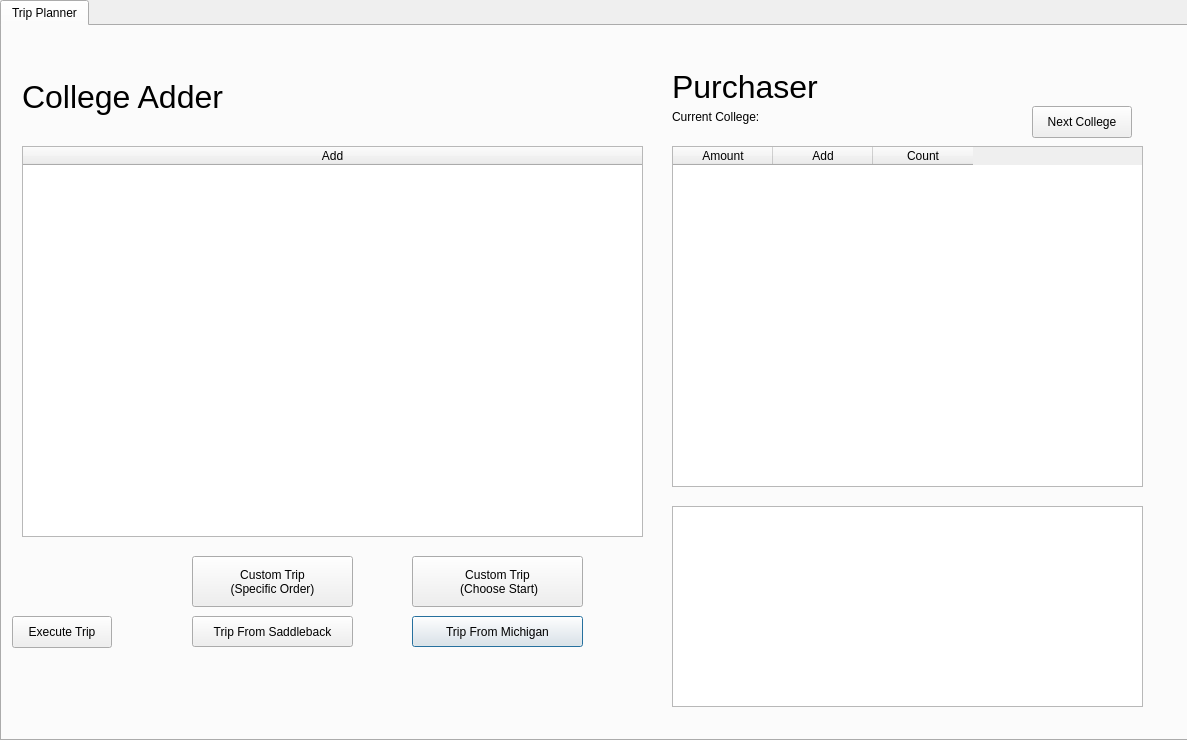
<?xml version="1.0" encoding="UTF-8"?>
<ui version="4.0">
 <class>Trip</class>
 <widget class="QDialog" name="Trip">
  <property name="geometry">
   <rect>
    <x>0</x>
    <y>0</y>
    <width>1187</width>
    <height>740</height>
   </rect>
  </property>
  <property name="windowTitle">
   <string>Dialog</string>
  </property>
  <widget class="QTabWidget" name="tabWidget">
   <property name="geometry">
    <rect>
     <x>0</x>
     <y>0</y>
     <width>1201</width>
     <height>741</height>
    </rect>
   </property>
   <property name="maximumSize">
    <size>
     <width>16777215</width>
     <height>16777215</height>
    </size>
   </property>
   <property name="toolTip">
    <string>&lt;html&gt;&lt;head/&gt;&lt;body&gt;&lt;p&gt;Michigan Start&lt;/p&gt;&lt;/body&gt;&lt;/html&gt;</string>
   </property>
   <property name="currentIndex">
    <number>0</number>
   </property>
   <widget class="QWidget" name="michiganStart">
    <property name="whatsThis">
     <string>Michigan First</string>
    </property>
    <attribute name="title">
     <string>Trip Planner</string>
    </attribute>
    <widget class="QTableWidget" name="buyingTable">
     <property name="geometry">
      <rect>
       <x>670</x>
       <y>120</y>
       <width>471</width>
       <height>341</height>
      </rect>
     </property>
     <column>
      <property name="text">
       <string>Amount</string>
      </property>
     </column>
     <column>
      <property name="text">
       <string>Add</string>
      </property>
     </column>
     <column>
      <property name="text">
       <string>Count</string>
      </property>
     </column>
    </widget>
    <widget class="QLabel" name="purchaserCollegeLabel">
     <property name="geometry">
      <rect>
       <x>670</x>
       <y>70</y>
       <width>351</width>
       <height>41</height>
      </rect>
     </property>
     <property name="text">
      <string>Current College:</string>
     </property>
    </widget>
    <widget class="QPushButton" name="michiganTrip">
     <property name="geometry">
      <rect>
       <x>410</x>
       <y>590</y>
       <width>171</width>
       <height>31</height>
      </rect>
     </property>
     <property name="text">
      <string>Trip From Michigan</string>
     </property>
    </widget>
    <widget class="QPushButton" name="chooseStartTrip">
     <property name="geometry">
      <rect>
       <x>410</x>
       <y>530</y>
       <width>171</width>
       <height>51</height>
      </rect>
     </property>
     <property name="text">
      <string>Custom Trip
 (Choose Start)</string>
     </property>
    </widget>
    <widget class="QPushButton" name="specificOrderTrip">
     <property name="geometry">
      <rect>
       <x>190</x>
       <y>530</y>
       <width>161</width>
       <height>51</height>
      </rect>
     </property>
     <property name="text">
      <string>Custom Trip 
(Specific Order)</string>
     </property>
    </widget>
    <widget class="QPushButton" name="executeTrip">
     <property name="geometry">
      <rect>
       <x>10</x>
       <y>590</y>
       <width>100</width>
       <height>32</height>
      </rect>
     </property>
     <property name="text">
      <string>Execute Trip</string>
     </property>
    </widget>
    <widget class="QListWidget" name="collegesList">
     <property name="geometry">
      <rect>
       <x>670</x>
       <y>480</y>
       <width>471</width>
       <height>201</height>
      </rect>
     </property>
    </widget>
    <widget class="QPushButton" name="fromSaddlebackTrip">
     <property name="geometry">
      <rect>
       <x>190</x>
       <y>590</y>
       <width>161</width>
       <height>31</height>
      </rect>
     </property>
     <property name="text">
      <string>Trip From Saddleback</string>
     </property>
    </widget>
    <widget class="QTableWidget" name="collegesTable">
     <property name="geometry">
      <rect>
       <x>20</x>
       <y>120</y>
       <width>621</width>
       <height>391</height>
      </rect>
     </property>
     <attribute name="horizontalHeaderStretchLastSection">
      <bool>true</bool>
     </attribute>
     <column>
      <property name="text">
       <string>Add</string>
      </property>
     </column>
    </widget>
    <widget class="QLabel" name="purchaserLabel">
     <property name="geometry">
      <rect>
       <x>670</x>
       <y>40</y>
       <width>221</width>
       <height>41</height>
      </rect>
     </property>
     <property name="font">
      <font>
       <pointsize>24</pointsize>
      </font>
     </property>
     <property name="text">
      <string>Purchaser</string>
     </property>
    </widget>
    <widget class="QPushButton" name="nextCollegeButton">
     <property name="geometry">
      <rect>
       <x>1030</x>
       <y>80</y>
       <width>100</width>
       <height>32</height>
      </rect>
     </property>
     <property name="text">
      <string>Next College</string>
     </property>
    </widget>
    <widget class="QLabel" name="adderLabel">
     <property name="geometry">
      <rect>
       <x>20</x>
       <y>50</y>
       <width>281</width>
       <height>41</height>
      </rect>
     </property>
     <property name="font">
      <font>
       <pointsize>24</pointsize>
      </font>
     </property>
     <property name="text">
      <string>College Adder</string>
     </property>
    </widget>
   </widget>
  </widget>
 </widget>
 <resources/>
 <connections/>
</ui>
